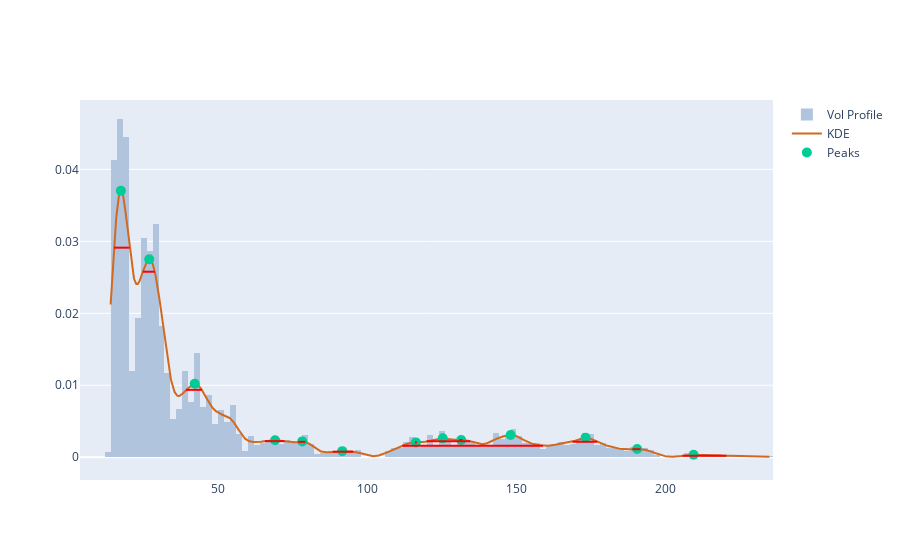

The notebook cell this image was saved under:
### Code cell
# Analyze peak widths
width_range = 1
peaks, peak_props = signal.find_peaks(kdy, prominence=min_prom, width=width_range)

left_ips = peak_props['left_ips']
right_ips = peak_props['right_ips']
width_x0 = xr.min() + (left_ips * ticks_per_sample) 
width_x1 = xr.min() + (right_ips * ticks_per_sample) 
width_y = peak_props['width_heights']

fig = get_dist_plot(close, volume, xr, kdy)
fig.add_trace(go.Scatter(name='Peaks', x=pkx, y=pky, mode='markers', marker=pk_marker_args))

for x0, x1, y in zip(width_x0, width_x1, width_y): 
    fig.add_shape(type='line',
                  xref='x', 
                  yref='y',
                  x0=x0, 
                  y0=y, 
                  x1=x1, 
                  y1=y, 
                  line=dict(color='red', width=2)
                  )

fig.show()

### Figure 1 — Plotly figure (JSON) as saved in the notebook; plotly's stock layout.template omitted (floating-point values rounded to 4 significant figures; data arrays with more than 128 entries replaced by an {"elided": "..."} marker saying what was removed)
{"data": [{"histfunc": "sum", "histnorm": "probability density", "marker": {"color": "#B0C4DE"}, "name": "Vol Profile", "nbinsx": 150, "type": "histogram", "x": {"elided": "2921 float values"}, "y": {"elided": "2921 int values"}}, {"marker": {"color": "#D2691E"}, "mode": "lines", "name": "KDE", "type": "scatter", "x": {"elided": "5000 float values"}, "y": {"elided": "5000 float values"}}, {"marker": {"size": 10}, "mode": "markers", "name": "Peaks", "type": "scatter", "x": [17.39, 26.89, 42.14, 69.09, 78.19, 91.62, 116.3, 125.3, 131.5, 148.0, 173.2, 190.5, 209.4], "y": [0.03703, 0.02752, 0.01022, 0.00237, 0.002204, 0.000844, 0.002065, 0.002622, 0.002396, 0.003085, 0.00272, 0.001134, 0.0003451]}], "layout": {"shapes": [{"line": {"color": "red", "width": 2}, "type": "line", "x0": 15.09, "x1": 20.26, "xref": "x", "y0": 0.02912, "y1": 0.02912, "yref": "y"}, {"line": {"color": "red", "width": 2}, "type": "line", "x0": 24.74, "x1": 28.76, "xref": "x", "y0": 0.02578, "y1": 0.02578, "yref": "y"}, {"line": {"color": "red", "width": 2}, "type": "line", "x0": 39.2, "x1": 44.53, "xref": "x", "y0": 0.009366, "y1": 0.009366, "yref": "y"}, {"line": {"color": "red", "width": 2}, "type": "line", "x0": 65.67, "x1": 72.22, "xref": "x", "y0": 0.002238, "y1": 0.002238, "yref": "y"}, {"line": {"color": "red", "width": 2}, "type": "line", "x0": 76.72, "x1": 79.28, "xref": "x", "y0": 0.002136, "y1": 0.002136, "yref": "y"}, {"line": {"color": "red", "width": 2}, "type": "line", "x0": 88.34, "x1": 95.31, "xref": "x", "y0": 0.0007704, "y1": 0.0007704, "yref": "y"}, {"line": {"color": "red", "width": 2}, "type": "line", "x0": 116.0, "x1": 116.6, "xref": "x", "y0": 0.002064, "y1": 0.002064, "yref": "y"}, {"line": {"color": "red", "width": 2}, "type": "line", "x0": 119.9, "x1": 134.4, "xref": "x", "y0": 0.002218, "y1": 0.002218, "yref": "y"}, {"line": {"color": "red", "width": 2}, "type": "line", "x0": 130.8, "x1": 131.9, "xref": "x", "y0": 0.002393, "y1": 0.002393, "yref": "y"}, {"line": {"color": "red", "width": 2}, "type": "line", "x0": 111.7, "x1": 158.9, "xref": "x", "y0": 0.001606, "y1": 0.001606, "yref": "y"}, {"line": {"color": "red", "width": 2}, "type": "line", "x0": 168.8, "x1": 177.1, "xref": "x", "y0": 0.002152, "y1": 0.002152, "yref": "y"}, {"line": {"color": "red", "width": 2}, "type": "line", "x0": 188.9, "x1": 191.6, "xref": "x", "y0": 0.001117, "y1": 0.001117, "yref": "y"}, {"line": {"color": "red", "width": 2}, "type": "line", "x0": 205.7, "x1": 220.4, "xref": "x", "y0": 0.0002027, "y1": 0.0002027, "yref": "y"}]}}
